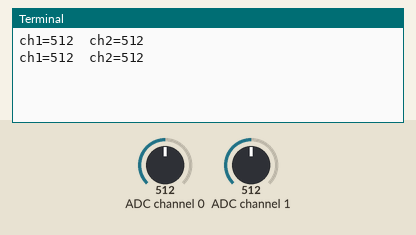
Simulated run of this program. Board: Raspberry Pi (BCM pin numbers). On the bench: the last lines printed to the terminal. The inputs (shaded band) are chosen by the test bench; at power-on: ADC channel 0 = 512, ADC channel 1 = 512 (analog values on the 0–1023 scale).

Above: at 1.2 s.
1.3 s: ADC channel 0 set to 716
At 2.6 s:
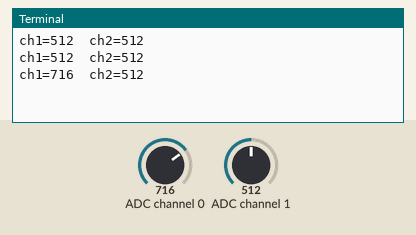
2.8 s: ADC channel 1 set to 716
At 3.8 s:
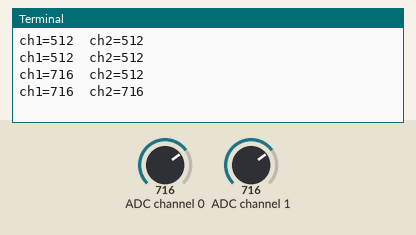
4.3 s: ADC channel 0 set to 900
At 5.4 s:
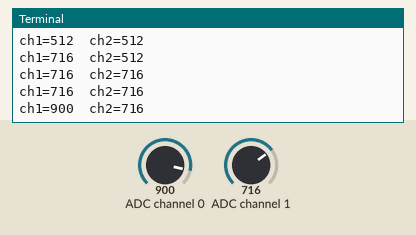
5.8 s: ADC channel 1 set to 900
At 6.8 s:
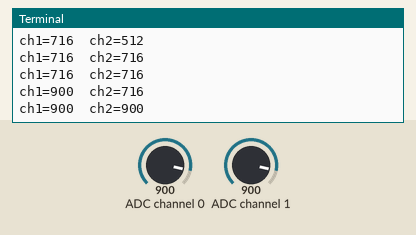
Timing chart, 0 to 8.3 s (numbered marks = the images above; inputs shaded):
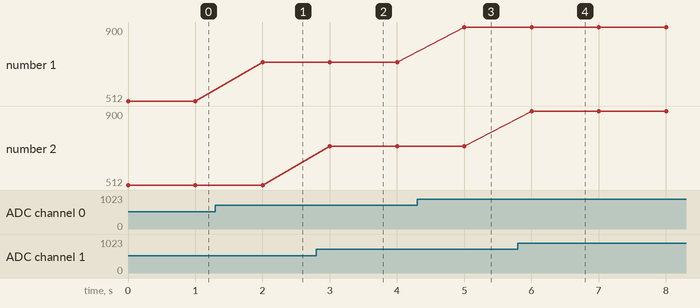

Measured:
- after the input at 1.3 s, the terminal: prints a new line after 0.70 s (image 1)
- after the input at 2.8 s, the terminal: prints a new line after 0.20 s (image 2)
- after the input at 4.3 s, the terminal: prints a new line after 0.70 s (image 3)
- after the input at 5.8 s, the terminal: prints a new line after 0.20 s (image 4)
- plotted number 1: 512 → 716 after the input at 1.3 s, 716 → 900 after the input at 4.3 s

The program:

adc1.py
```python
import spidev
import time

spi = spidev.SpiDev()
spi.open(0,0)

def ReadChannel(channel):
    adc = spi.xfer2([1, (8+channel)<<4, 0])
    data = ((adc[1]&3) << 8) + adc[2]
    return data

try:
    while True:
        light1 = ReadChannel(0)
        light2 = ReadChannel(1)

        print 'ch1={0}  ch2={1}'.format(light1, light2)
        time.sleep(1)

except KeyboardInterrupt:
    pass

finally:
    spi.close()
```
